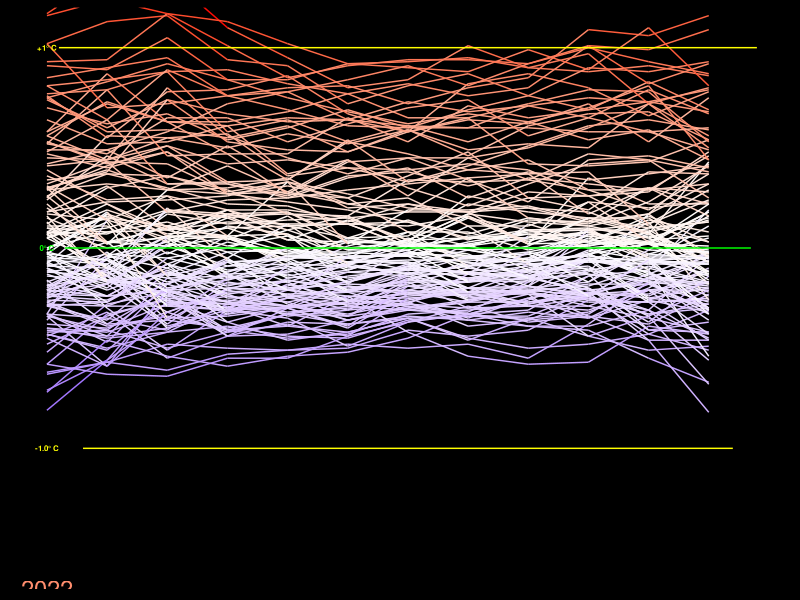
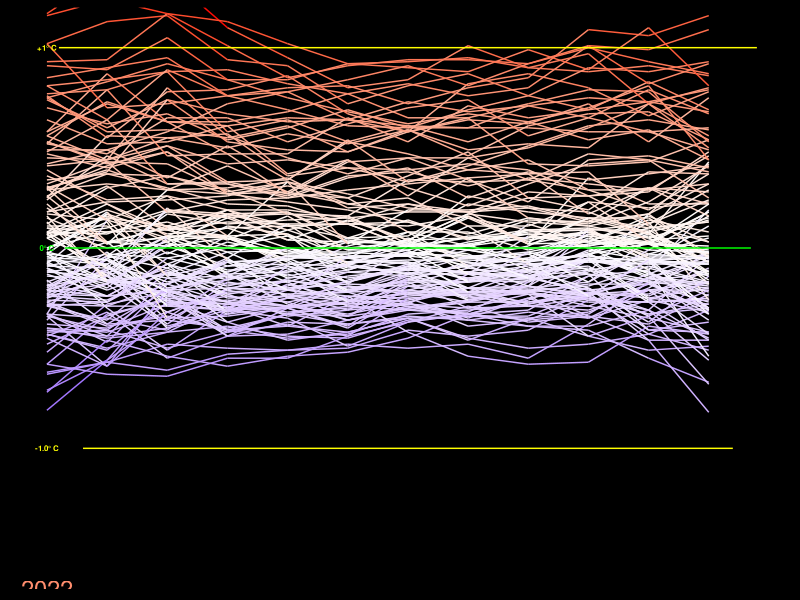

Generate these figures, in order, with R:
library(tidyverse)
library(gganimate)



# Plot: There are data in preceding year and next year.
# Need to create 3 separated dataframes

t_diff <- 
  read_csv("data/GLB.Ts+dSST.csv", skip = 1, na = "***") %>% #load CSV file, skip 1st rows
  select(year = Year, month.abb) %>% #month.abb is constant R build-in. which is the same as our datatype
  # Tidy dataframe by converting month in 1 column accept for year
  #Pivot dataframe for all columns except for year column, Give a name of month column
  pivot_longer(-year, names_to = "month", values_to = "t_diff") %>%
  drop_na() #Ignore NA value
  

# Create 3 Separated dataframe
# Create dataframe for preceding December
# last_dec <-
#   t_diff %>%
#   filter(month == "Dec") %>% #Filter December
#   mutate(year = year + 1,   #Calculate preceding year by using the original data
#          month = "last_Dec") #Rename Dec to last_Dec

# Create dataframe for next Jan
# next_jan <-
#   t_diff %>%
#   filter(month == "Jan") %>% #Filter January
#   mutate(year = year - 1,    # Add extra year
#          month = "next_Jan") # Rename it

#Combine 3 dataframes
t_data <- 
  t_diff %>%
  mutate(month = factor(month, levels = c(month.abb, "next_Jan")), #Order months into numerical order rather than alphabet order, define month as a factor
         month_number = as.numeric(month)) %>% #Remove previous December to remove zero from dataframe
  arrange(year, month) %>% # arrange year and month       
  mutate(step_number = 1:nrow(.), #Add row number. 1:nrow(.) means count from 1 to the end of row in this dataframe. need to count step over the row
         radius = t_diff,
         theta = (month_number-1) / 12) # Theta starts from zero degree January will be zero and divided by 12 to give angle to months
         
         
  
  annotation <-
    t_data %>% #create new dataframe from 2022
    slice_max(year) %>%
    slice_max(month_number)
 
temp_line <- #Create text at specific position
  tibble(
    x = 1,
    y = c(1, 0, -1),
    labels = c("+1\u00B0 C","0\u00B0 C", "-1.0\u00B0 C")
  )

#Create dataframe for tangential month to the ciricle
month_label <-
  tibble(
    x = 1:12,
    labels = toupper(month.abb), #Convert month label to capital letters
    y = 1.5
  )

#Make dataframe for grid line and used in geom_segment
gridlines <- 
  tibble(
    x = c(1.2, 1.3, 1.6),
    xend = c(12.8, 12.7, 12.4),
    y = c(1, 0, -1),
    yend = y
  )
 
 #a <-  
  t_data %>% ggplot(aes(x = month_number, 
             y = t_diff, 
             group = year, 
             color = t_diff), #Let's coloring by temperature change. Previous version was colored by year
             inherit.aes = FALSE) +
    geom_label(aes(x = 1, y = -1.7, label = year),  #geom_label it provides a text with background
               fill = "black",
               label.size = 0,
               size = 6) +
  geom_line()+
  geom_segment(data = gridlines, # Add yellow line at -1,0,1 y intercept, use geom segment and make new dataframe
               aes(x = x, y = y,
                   xend = xend, yend = yend), 
               color = c("yellow", "green", "yellow"),
               inherit.aes = FALSE) + 
  geom_text(data = temp_line, aes(x = x, y = y, label = labels), #Add label and coloring
               color = c("yellow", "green", "yellow"), size = 2, fontface = "bold",
               inherit.aes = FALSE)+
  geom_text(data = month_label, aes(x = x, y = y, label = labels), # Add month label back to the position
              color = "yellow",
              inherit.aes = FALSE) +
  scale_y_continuous(limits = c(-2.0, 1.5),
                     expand = c(0,-0.3) # expand grid. First is an addition. Second is an multiplication.
                     ) + #Rescale y axis
  scale_color_gradient2(low = "blue", high = "red", mid = "white", midpoint = 0, #Change the color to continuous scale. Re-scale the legend
                        guide = "none") + #Remove legend 
  # coord_polar(start = 0)+ #Set polar 5 minutes off. "start" measures thing in radius 
  labs(x = NULL, # Add label
      y = NULL,
      title = NULL) + 
  theme(
    panel.background = element_rect(fill = "black"), #Add black color and white border. Increase border line size
    plot.background = element_rect(fill = "black", color = "black"),
    panel.grid = element_blank(), # Remove grid line color
    axis.text.x = element_blank(),
    axis.text.y = element_blank(),
    axis.ticks = element_blank(),
    axis.title = element_blank(),
    plot.title = element_blank()
  )#+
   #transition_manual(frames = year, cumulative = TRUE)  #Add data and keep the old data in gganimate only
   
ggsave("figures/climate_spiral_trig.png", width = 4.155, height = 4.5, unit = "in", dpi = 300)
 
# animate(a, width = 4.155, height = 4.5, unit = "in", res = 300)
# anim_save("figures/climate_spiral_trig.gif")

# animate(a, width = 4.155, height = 4.5, unit = "in", res = 300,
#         renderer = av_renderer("figures/climate_trig.mp4")
# )
